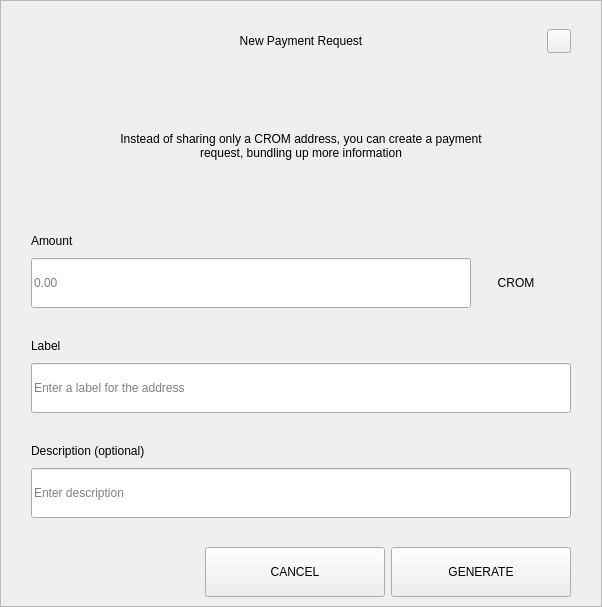
<?xml version="1.0" encoding="UTF-8"?>
<ui version="4.0">
 <class>RequestDialog</class>
 <widget class="QDialog" name="RequestDialog">
  <property name="geometry">
   <rect>
    <x>0</x>
    <y>0</y>
    <width>602</width>
    <height>607</height>
   </rect>
  </property>
  <property name="windowTitle">
   <string>Dialog</string>
  </property>
  <layout class="QVBoxLayout" name="verticalLayout_5">
   <property name="spacing">
    <number>0</number>
   </property>
   <property name="leftMargin">
    <number>0</number>
   </property>
   <property name="topMargin">
    <number>0</number>
   </property>
   <property name="rightMargin">
    <number>0</number>
   </property>
   <property name="bottomMargin">
    <number>0</number>
   </property>
   <item>
    <widget class="QFrame" name="frame">
     <property name="styleSheet">
      <string notr="true"/>
     </property>
     <property name="frameShape">
      <enum>QFrame::StyledPanel</enum>
     </property>
     <property name="frameShadow">
      <enum>QFrame::Raised</enum>
     </property>
     <layout class="QVBoxLayout" name="verticalLayout_4" stretch="1,0,0">
      <property name="spacing">
       <number>0</number>
      </property>
      <property name="leftMargin">
       <number>30</number>
      </property>
      <property name="topMargin">
       <number>20</number>
      </property>
      <property name="rightMargin">
       <number>30</number>
      </property>
      <property name="bottomMargin">
       <number>0</number>
      </property>
      <item>
       <layout class="QHBoxLayout" name="horizontalLayout_3">
        <property name="spacing">
         <number>0</number>
        </property>
        <item>
         <spacer name="horizontalSpacer_21">
          <property name="orientation">
           <enum>Qt::Horizontal</enum>
          </property>
          <property name="sizeHint" stdset="0">
           <size>
            <width>40</width>
            <height>20</height>
           </size>
          </property>
         </spacer>
        </item>
        <item>
         <widget class="QLabel" name="labelTitle">
          <property name="minimumSize">
           <size>
            <width>0</width>
            <height>40</height>
           </size>
          </property>
          <property name="maximumSize">
           <size>
            <width>16777215</width>
            <height>40</height>
           </size>
          </property>
          <property name="styleSheet">
           <string notr="true">padding-left:24px;</string>
          </property>
          <property name="text">
           <string>New Payment Request</string>
          </property>
          <property name="alignment">
           <set>Qt::AlignCenter</set>
          </property>
          <property name="margin">
           <number>7</number>
          </property>
         </widget>
        </item>
        <item>
         <spacer name="horizontalSpacer">
          <property name="orientation">
           <enum>Qt::Horizontal</enum>
          </property>
          <property name="sizeHint" stdset="0">
           <size>
            <width>40</width>
            <height>20</height>
           </size>
          </property>
         </spacer>
        </item>
        <item>
         <widget class="QPushButton" name="btnEsc">
          <property name="minimumSize">
           <size>
            <width>24</width>
            <height>24</height>
           </size>
          </property>
          <property name="maximumSize">
           <size>
            <width>24</width>
            <height>24</height>
           </size>
          </property>
          <property name="focusPolicy">
           <enum>Qt::NoFocus</enum>
          </property>
          <property name="text">
           <string/>
          </property>
         </widget>
        </item>
       </layout>
      </item>
      <item>
       <widget class="QStackedWidget" name="stack">
        <property name="minimumSize">
         <size>
          <width>540</width>
          <height>0</height>
         </size>
        </property>
        <property name="maximumSize">
         <size>
          <width>540</width>
          <height>16777215</height>
         </size>
        </property>
        <property name="currentIndex">
         <number>0</number>
        </property>
        <widget class="QWidget" name="page_1">
         <property name="minimumSize">
          <size>
           <width>540</width>
           <height>0</height>
          </size>
         </property>
         <property name="maximumSize">
          <size>
           <width>540</width>
           <height>16777215</height>
          </size>
         </property>
         <layout class="QVBoxLayout" name="layout1">
          <property name="spacing">
           <number>0</number>
          </property>
          <property name="leftMargin">
           <number>0</number>
          </property>
          <property name="topMargin">
           <number>0</number>
          </property>
          <property name="rightMargin">
           <number>0</number>
          </property>
          <property name="bottomMargin">
           <number>0</number>
          </property>
          <item>
           <spacer name="verticalSpacer_21">
            <property name="orientation">
             <enum>Qt::Vertical</enum>
            </property>
            <property name="sizeType">
             <enum>QSizePolicy::Fixed</enum>
            </property>
            <property name="sizeHint" stdset="0">
             <size>
              <width>20</width>
              <height>30</height>
             </size>
            </property>
           </spacer>
          </item>
          <item alignment="Qt::AlignHCenter">
           <widget class="QLabel" name="labelMessage">
            <property name="minimumSize">
             <size>
              <width>400</width>
              <height>50</height>
             </size>
            </property>
            <property name="text">
             <string>Instead of sharing only a CROM address, you can create a payment request, bundling up more information</string>
            </property>
            <property name="alignment">
             <set>Qt::AlignCenter</set>
            </property>
            <property name="wordWrap">
             <bool>true</bool>
            </property>
           </widget>
          </item>
          <item alignment="Qt::AlignBottom">
           <widget class="QWidget" name="containerAmount" native="true">
            <layout class="QVBoxLayout" name="verticalLayout">
             <property name="spacing">
              <number>9</number>
             </property>
             <property name="leftMargin">
              <number>0</number>
             </property>
             <property name="topMargin">
              <number>0</number>
             </property>
             <property name="rightMargin">
              <number>0</number>
             </property>
             <property name="bottomMargin">
              <number>0</number>
             </property>
             <item>
              <widget class="QLabel" name="labelSubtitleAmount">
               <property name="minimumSize">
                <size>
                 <width>350</width>
                 <height>16</height>
                </size>
               </property>
               <property name="maximumSize">
                <size>
                 <width>16777215</width>
                 <height>16</height>
                </size>
               </property>
               <property name="text">
                <string>Amount</string>
               </property>
              </widget>
             </item>
             <item alignment="Qt::AlignTop">
              <widget class="QWidget" name="layoutAmount" native="true">
               <layout class="QHBoxLayout" name="horizontalLayout" stretch="2,0">
                <property name="spacing">
                 <number>0</number>
                </property>
                <property name="leftMargin">
                 <number>0</number>
                </property>
                <property name="topMargin">
                 <number>0</number>
                </property>
                <property name="rightMargin">
                 <number>0</number>
                </property>
                <property name="bottomMargin">
                 <number>0</number>
                </property>
                <item>
                 <widget class="QLineEdit" name="lineEditAmount">
                  <property name="minimumSize">
                   <size>
                    <width>0</width>
                    <height>50</height>
                   </size>
                  </property>
                  <property name="maximumSize">
                   <size>
                    <width>16777215</width>
                    <height>50</height>
                   </size>
                  </property>
                  <property name="placeholderText">
                   <string notr="true">0.00</string>
                  </property>
                 </widget>
                </item>
                <item>
                 <widget class="QWidget" name="comboContainer" native="true">
                  <property name="minimumSize">
                   <size>
                    <width>100</width>
                    <height>50</height>
                   </size>
                  </property>
                  <property name="maximumSize">
                   <size>
                    <width>16777215</width>
                    <height>50</height>
                   </size>
                  </property>
                  <layout class="QHBoxLayout" name="horizontalLayout_31">
                   <property name="spacing">
                    <number>0</number>
                   </property>
                   <property name="leftMargin">
                    <number>0</number>
                   </property>
                   <property name="topMargin">
                    <number>0</number>
                   </property>
                   <property name="rightMargin">
                    <number>10</number>
                   </property>
                   <property name="bottomMargin">
                    <number>0</number>
                   </property>
                   <item>
                    <widget class="QLabel" name="comboBoxCoin">
                     <property name="text">
                      <string>CROM</string>
                     </property>
                     <property name="alignment">
                      <set>Qt::AlignCenter</set>
                     </property>
                    </widget>
                   </item>
                  </layout>
                 </widget>
                </item>
               </layout>
              </widget>
             </item>
            </layout>
           </widget>
          </item>
          <item>
           <spacer name="verticalSpacer_31">
            <property name="orientation">
             <enum>Qt::Vertical</enum>
            </property>
            <property name="sizeType">
             <enum>QSizePolicy::Fixed</enum>
            </property>
            <property name="sizeHint" stdset="0">
             <size>
              <width>20</width>
              <height>30</height>
             </size>
            </property>
           </spacer>
          </item>
          <item>
           <layout class="QVBoxLayout" name="verticalLayoutLabel">
            <property name="spacing">
             <number>9</number>
            </property>
            <item>
             <widget class="QLabel" name="labelSubtitleLabel">
              <property name="minimumSize">
               <size>
                <width>0</width>
                <height>16</height>
               </size>
              </property>
              <property name="maximumSize">
               <size>
                <width>16777215</width>
                <height>16</height>
               </size>
              </property>
              <property name="text">
               <string>Label</string>
              </property>
             </widget>
            </item>
            <item>
             <widget class="QLineEdit" name="lineEditLabel">
              <property name="minimumSize">
               <size>
                <width>0</width>
                <height>50</height>
               </size>
              </property>
              <property name="maximumSize">
               <size>
                <width>16777215</width>
                <height>50</height>
               </size>
              </property>
              <property name="placeholderText">
               <string>Enter a label for the address</string>
              </property>
             </widget>
            </item>
           </layout>
          </item>
          <item>
           <spacer name="verticalSpacer_34">
            <property name="orientation">
             <enum>Qt::Vertical</enum>
            </property>
            <property name="sizeType">
             <enum>QSizePolicy::Fixed</enum>
            </property>
            <property name="sizeHint" stdset="0">
             <size>
              <width>20</width>
              <height>30</height>
             </size>
            </property>
           </spacer>
          </item>
          <item>
           <layout class="QVBoxLayout" name="verticalLayoutDescription">
            <property name="spacing">
             <number>9</number>
            </property>
            <item>
             <widget class="QLabel" name="labelSubtitleDescription">
              <property name="minimumSize">
               <size>
                <width>0</width>
                <height>16</height>
               </size>
              </property>
              <property name="maximumSize">
               <size>
                <width>16777215</width>
                <height>16</height>
               </size>
              </property>
              <property name="text">
               <string>Description (optional)</string>
              </property>
             </widget>
            </item>
            <item>
             <widget class="QLineEdit" name="lineEditDescription">
              <property name="minimumSize">
               <size>
                <width>0</width>
                <height>50</height>
               </size>
              </property>
              <property name="maximumSize">
               <size>
                <width>16777215</width>
                <height>50</height>
               </size>
              </property>
              <property name="placeholderText">
               <string>Enter description</string>
              </property>
             </widget>
            </item>
            <item>
             <spacer name="verticalSpacer_4">
              <property name="orientation">
               <enum>Qt::Vertical</enum>
              </property>
              <property name="sizeType">
               <enum>QSizePolicy::Fixed</enum>
              </property>
              <property name="sizeHint" stdset="0">
               <size>
                <width>20</width>
                <height>20</height>
               </size>
              </property>
             </spacer>
            </item>
           </layout>
          </item>
         </layout>
        </widget>
        <widget class="QWidget" name="page_2">
         <layout class="QVBoxLayout" name="layout2">
          <item>
           <spacer name="verticalSpacer_5">
            <property name="orientation">
             <enum>Qt::Vertical</enum>
            </property>
            <property name="sizeType">
             <enum>QSizePolicy::Fixed</enum>
            </property>
            <property name="sizeHint" stdset="0">
             <size>
              <width>20</width>
              <height>50</height>
             </size>
            </property>
           </spacer>
          </item>
          <item alignment="Qt::AlignHCenter">
           <widget class="QLabel" name="labelQrImg">
            <property name="minimumSize">
             <size>
              <width>260</width>
              <height>260</height>
             </size>
            </property>
            <property name="maximumSize">
             <size>
              <width>260</width>
              <height>260</height>
             </size>
            </property>
            <property name="text">
             <string/>
            </property>
            <property name="alignment">
             <set>Qt::AlignCenter</set>
            </property>
           </widget>
          </item>
          <item>
           <spacer name="verticalSpacer_2">
            <property name="orientation">
             <enum>Qt::Vertical</enum>
            </property>
            <property name="sizeType">
             <enum>QSizePolicy::Fixed</enum>
            </property>
            <property name="sizeHint" stdset="0">
             <size>
              <width>20</width>
              <height>30</height>
             </size>
            </property>
           </spacer>
          </item>
          <item alignment="Qt::AlignHCenter">
           <widget class="QLabel" name="labelAddress">
            <property name="text">
             <string>D7VFR83SQbiezrW72hjcWJtcfip5krte2Z </string>
            </property>
           </widget>
          </item>
          <item>
           <spacer name="verticalSpacer_32">
            <property name="orientation">
             <enum>Qt::Vertical</enum>
            </property>
            <property name="sizeType">
             <enum>QSizePolicy::Expanding</enum>
            </property>
            <property name="sizeHint" stdset="0">
             <size>
              <width>20</width>
              <height>20</height>
             </size>
            </property>
           </spacer>
          </item>
          <item>
           <layout class="QHBoxLayout" name="horizontal">
            <property name="leftMargin">
             <number>20</number>
            </property>
            <property name="rightMargin">
             <number>20</number>
            </property>
            <property name="bottomMargin">
             <number>20</number>
            </property>
            <item>
             <spacer name="horizontalSpacer_4">
              <property name="orientation">
               <enum>Qt::Horizontal</enum>
              </property>
              <property name="sizeHint" stdset="0">
               <size>
                <width>40</width>
                <height>20</height>
               </size>
              </property>
             </spacer>
            </item>
            <item>
             <widget class="QPushButton" name="btnCopyAddress">
              <property name="minimumSize">
               <size>
                <width>180</width>
                <height>50</height>
               </size>
              </property>
              <property name="text">
               <string>COPY ADDRESS</string>
              </property>
             </widget>
            </item>
            <item>
             <widget class="QPushButton" name="btnCopyUrl">
              <property name="minimumSize">
               <size>
                <width>180</width>
                <height>50</height>
               </size>
              </property>
              <property name="text">
               <string>COPY URL</string>
              </property>
             </widget>
            </item>
            <item>
             <spacer name="horizontalSpacer_2">
              <property name="orientation">
               <enum>Qt::Horizontal</enum>
              </property>
              <property name="sizeHint" stdset="0">
               <size>
                <width>40</width>
                <height>20</height>
               </size>
              </property>
             </spacer>
            </item>
           </layout>
          </item>
         </layout>
        </widget>
       </widget>
      </item>
      <item>
       <widget class="QWidget" name="buttonsStack" native="true">
        <layout class="QHBoxLayout" name="horizontalLayout_5">
         <property name="leftMargin">
          <number>20</number>
         </property>
         <property name="rightMargin">
          <number>0</number>
         </property>
         <item>
          <spacer name="horizontalSpacer_41">
           <property name="orientation">
            <enum>Qt::Horizontal</enum>
           </property>
           <property name="sizeHint" stdset="0">
            <size>
             <width>40</width>
             <height>20</height>
            </size>
           </property>
          </spacer>
         </item>
         <item>
          <widget class="QPushButton" name="btnCancel">
           <property name="minimumSize">
            <size>
             <width>180</width>
             <height>50</height>
            </size>
           </property>
           <property name="focusPolicy">
            <enum>Qt::NoFocus</enum>
           </property>
           <property name="text">
            <string>CANCEL</string>
           </property>
          </widget>
         </item>
         <item>
          <widget class="QPushButton" name="btnSave">
           <property name="minimumSize">
            <size>
             <width>180</width>
             <height>50</height>
            </size>
           </property>
           <property name="focusPolicy">
            <enum>Qt::NoFocus</enum>
           </property>
           <property name="text">
            <string>GENERATE</string>
           </property>
          </widget>
         </item>
        </layout>
       </widget>
      </item>
     </layout>
    </widget>
   </item>
  </layout>
 </widget>
 <resources/>
 <connections/>
</ui>
